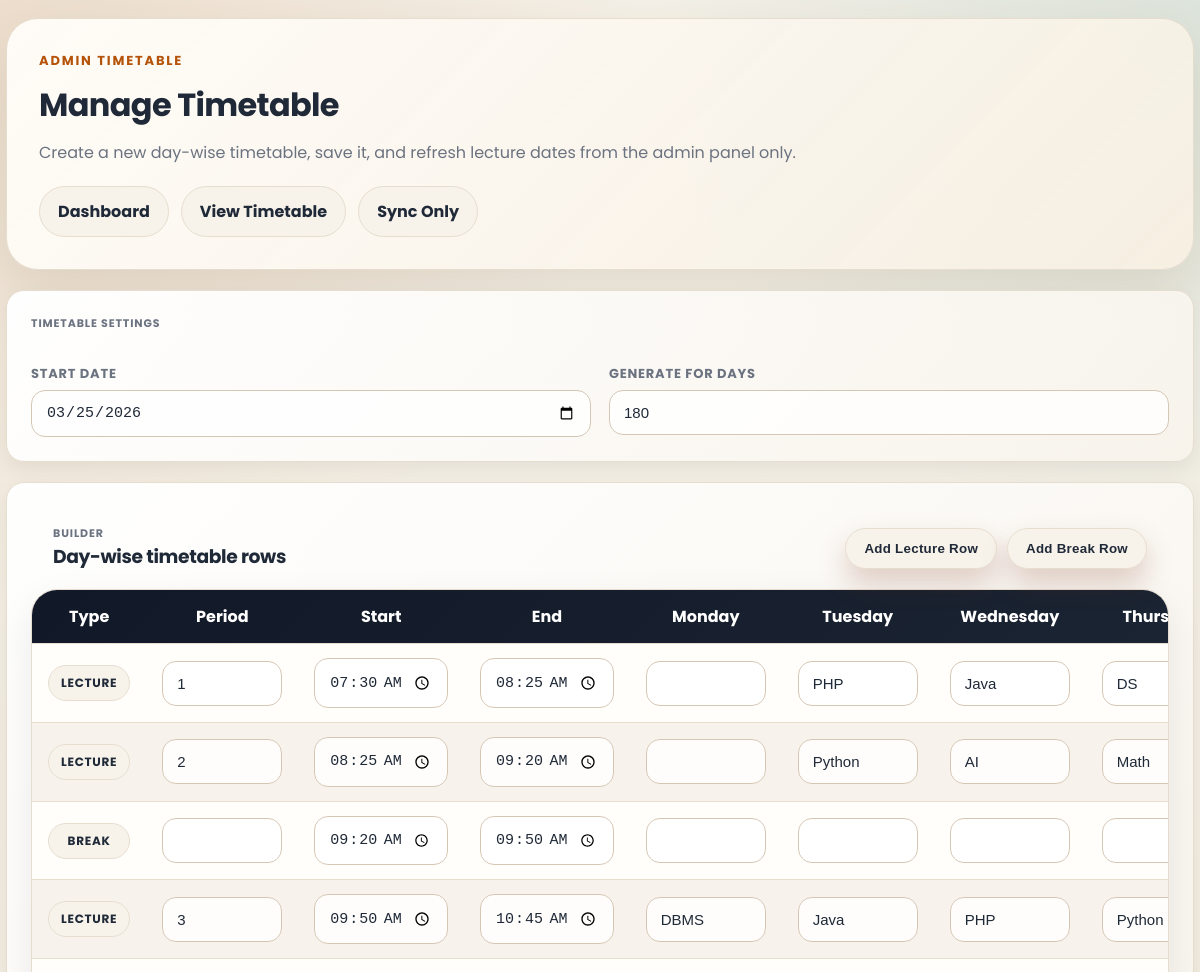
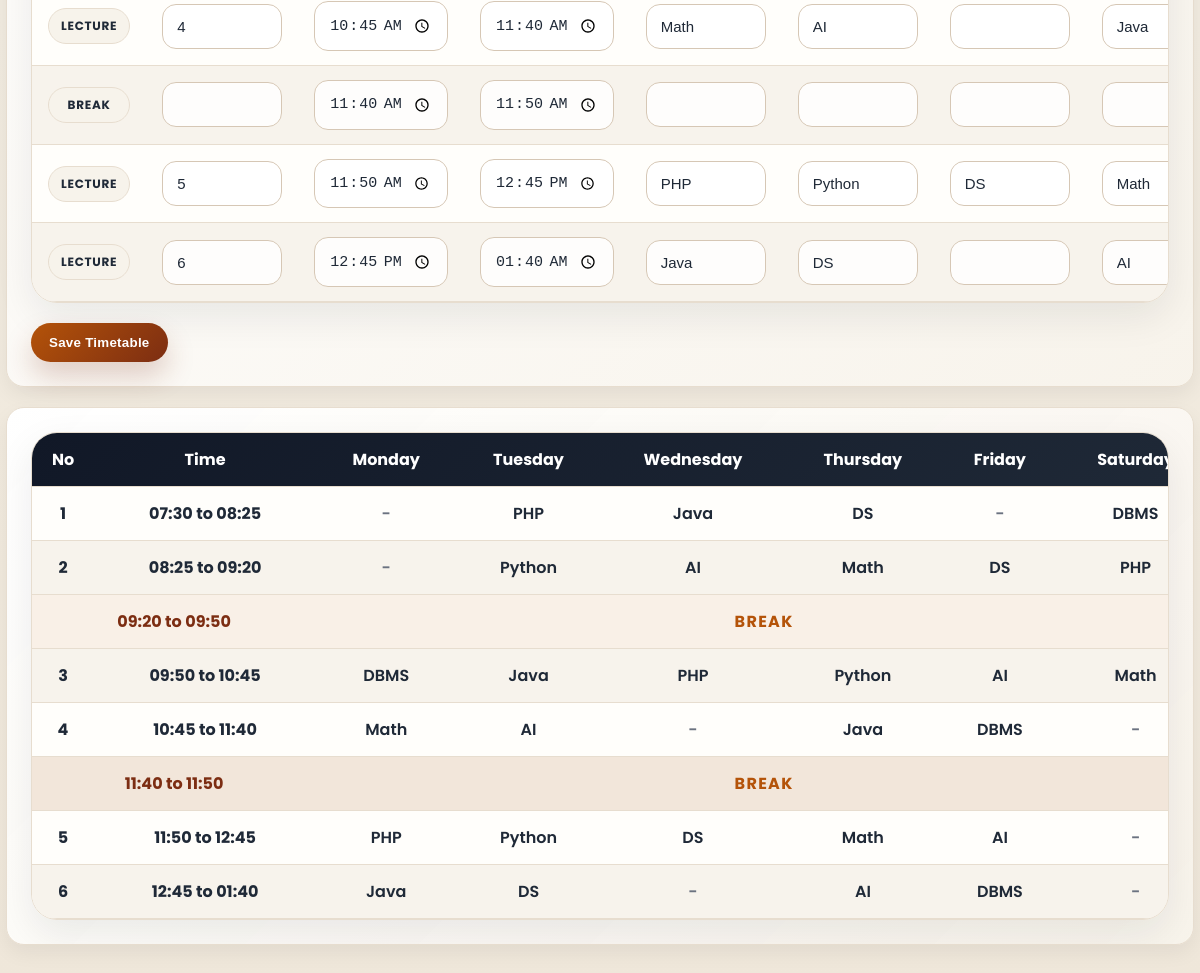
/manage_timetable (signed in), run on the app's committed database (2 pictures, top to bottom).
### tables this page shows
CREATE TABLE timetable_settings(
        id INTEGER PRIMARY KEY CHECK (id = 1),
        start_date TEXT,
        total_days INTEGER
    );

CREATE TABLE timetable_schedule(
            id INTEGER PRIMARY KEY AUTOINCREMENT,
            row_order INTEGER NOT NULL,
            period_number TEXT,
            day_name TEXT,
            start_time TEXT,
            end_time TEXT,
            lecture_name TEXT,
            is_break INTEGER NOT NULL DEFAULT 0
        );

### app.py (the view, shortened to what this page needs)
@app.route("/manage_timetable", methods=["GET", "POST"])
def manage_timetable():
    if "user" not in session:
        return redirect("/")
    if session.get("role") != "admin":
        return redirect("/timetable")
    error = ""
    success = request.args.get("saved", "")
    with db() as con:
        start_date, total_days = get_timetable_settings(con)
        schedule_rows = fetch_timetable_rows(con)
        builder_rows = build_timetable_editor_rows(schedule_rows)
    return render_template(
        "admin/manage_timetable.html",
        timetable_days=TIMETABLE_DAYS,
        timetable_day_keys=[day.lower() for day in TIMETABLE_DAYS],
        builder_rows=builder_rows,
        start_date=start_date,
        total_days=total_days,
        error=error,
        success=success,
        weekly_timetable=get_weekly_timetable(),
    )

### app.py (called while the page is built)
def db():
    con = sqlite3.connect(app.config["DATABASE_PATH"])
    con.row_factory = sqlite3.Row
    return con

def format_timetable_range(start_time, end_time):
    if start_time and end_time:
        return f"{start_time} to {end_time}"
    return start_time or end_time or ""

def get_weekly_timetable(con=None):
    owns_connection = con is None
    if owns_connection:
        con = db()
    try:
        rows = fetch_timetable_rows(con)
    finally:
        if owns_connection:
            con.close()
    return {
        "meta": TIMETABLE_META,
        "days": TIMETABLE_DAYS,
        "rows": rows or TIMETABLE_ROWS,
    }

def build_timetable_editor_rows(rows):
    editor_rows = []
    source_rows = rows or TIMETABLE_ROWS
    for row in source_rows:
        start_time = (row.get("start_time") or "").strip()
        end_time = (row.get("end_time") or "").strip()
        if not start_time and not end_time:
            start_time, end_time = split_timetable_range(row.get("time"))
        editor_rows.append({
            "number": row.get("number", ""),
            "start_time": start_time,
            "end_time": end_time,
            "is_break": bool(row.get("is_break")),
            "courses": {day: (row.get("courses", {}).get(day, "") if not row.get("is_break") else "") for day in TIMETABLE_DAYS},
        })
    return editor_rows

def get_timetable_settings(con):
    settings = con.execute(
        "SELECT start_date, total_days FROM timetable_settings WHERE id=1"
    ).fetchone()
    if not settings:
        return date.today().isoformat(), 180
    start_date = settings["start_date"] or date.today().isoformat()
    total_days = settings["total_days"] or 180
    try:
        date.fromisoformat(start_date)
    except ValueError:
        start_date = date.today().isoformat()
    if total_days < 1:
        total_days = 180
    return start_date, total_days

### templates/admin/manage_timetable.html (shortened to what this page needs)
<!DOCTYPE html>
<html lang="en">
<head>
    <link rel="stylesheet" href="{{ url_for('static', filename='style.css') }}">
</head>
<body>
    <div class="page-shell">
        <div class="page-hero">
            <div class="section-title">Admin Timetable</div>
            <h1>Manage Timetable</h1>
            <p>Create a new day-wise timetable, save it, and refresh lecture dates from the admin panel only.</p>
            <div class="action-row">
                <a href="/admin" class="secondary-link">Dashboard</a>
                <a href="/timetable" class="secondary-link">View Timetable</a>
                <a href="/generate_auto_timetable" class="secondary-link">Sync Only</a>
            </div>
        </div>
        <form method="post" class="timetable-builder-shell" id="timetable-builder-form">
            <div class="dashboard-mini-card">
                <div class="label">Timetable Settings</div>
                <div class="timetable-settings-grid">
                    <div>
                        <label for="start_date">Start Date</label>
                        <input id="start_date" name="start_date" type="date" value="{{ start_date }}" required>
                    </div>
                    <div>
                        <label for="total_days">Generate For Days</label>
                        <input id="total_days" name="total_days" type="number" min="1" value="{{ total_days }}" required>
                    </div>
                </div>
            </div>
            <div class="dashboard-mini-card" style="margin-top:20px;">
                <div class="table-toolbar">
                    <div>
                        <div class="label">Builder</div>
                        <h3>Day-wise timetable rows</h3>
                    </div>
                    <div class="builder-controls">
                        <button type="button" class="secondary-link builder-button" id="add-lecture-row">Add Lecture Row</button>
                        <button type="button" class="secondary-link builder-button" id="add-break-row">Add Break Row</button>
                    </div>
                </div>
                <div class="table-shell table-shell--scroll timetable-builder-table-shell" style="margin-top:18px;">
                    <table class="timetable-builder-table">
                        <thead>
                            <tr>
                                <th>Type</th>
                                <th>Period</th>
                                <th>Start</th>
                                <th>End</th>
                                {% for day in timetable_days %}
                                <th>{{ day }}</th>
                                {% endfor %}
                            </tr>
                        </thead>
                        <tbody id="builder-body">
                            {% for row in builder_rows %}
                            <tr data-builder-row data-row-type="{{ 'break' if row.is_break else 'lecture' }}">
                                <td>
                                    <span class="builder-row-type">{{ 'Break' if row.is_break else 'Lecture' }}</span>
                                </td>
                                <td>
                                    <input type="text" value="{{ row.number }}" data-period-input {% if row.is_break %}disabled{% endif %}>
                                </td>
                                <td>
                                    <input type="time" value="{{ row.start_time }}" data-start-input required>
                                </td>
                                <td>
                                    <input type="time" value="{{ row.end_time }}" data-end-input required>
                                </td>
                                {% for day in timetable_days %}
                                <td>
                                    <input
                                        type="text"
                                        value="{{ row.courses[day] if not row.is_break else '' }}"
                                        data-day-input="{{ day|lower }}"
                                        {% if row.is_break %}disabled{% endif %}
                                    >
                                </td>
                                {% endfor %}
                            </tr>
                            {% endfor %}
                        </tbody>
                    </table>
                </div>
                <div class="action-row">
                    <button type="submit">Save Timetable</button>
                </div>
            </div>
        </form>
        <div style="margin-top:20px;">
            {% include "shared/_weekly_timetable.html" %}
        </div>
    </div>
</body>
</html>

### templates/shared/_weekly_timetable.html
<section class="dashboard-mini-card timetable-card">
    <div class="table-shell table-shell--scroll timetable-shell">
        <table class="weekly-timetable-table">
            <thead>
                <tr>
                    <th>No</th>
                    <th>Time</th>
                    {% for day in weekly_timetable.days %}
                    <th>{{ day }}</th>
                    {% endfor %}
                </tr>
            </thead>
            <tbody>
                {% for row in weekly_timetable.rows %}
                {% if row.is_break %}
                <tr class="timetable-break-row">
                    <td colspan="2" class="timetable-break-time"><span>{{ row.time|replace(' ', '&nbsp;')|safe }}</span></td>
                    <td colspan="{{ weekly_timetable.days|length }}" class="timetable-break-label">Break</td>
                </tr>
                {% else %}
                <tr>
                    <td class="timetable-period">{{ row.number }}</td>
                    <td class="timetable-time">{{ row.time }}</td>
                    {% for day in weekly_timetable.days %}
                    {% set course_name = row.courses.get(day, '') %}
                    <td class="timetable-course{% if not course_name %} timetable-course--empty{% endif %}">
                        {{ course_name or "-" }}
                    </td>
                    {% endfor %}
                </tr>
                {% endif %}
                {% endfor %}
            </tbody>
        </table>
    </div>
</section>

### data on the page
timetable_settings: start_date "03/25/2026"
timetable_schedule: period_number_0 "1", start_time_0 "07:30", end_time_0 "08:25", lecture_0_tuesday "PHP" "Java" "DS", number "1", time "07:30 to 08:25", course_name "-" "-"
timetable_schedule: period_number_1 "2", start_time_1 "08:25", end_time_1 "09:20", lecture_1_tuesday "Python" "AI" "Math", number "2", time "08:25 to 09:20", course_name "-"
timetable_schedule: start_time "09:20", end_time "09:50", time "09:20 to 09:50"
timetable_schedule: number "3", start_time "09:50", end_time "10:45", is_break+lecture_name "DBMS" "Java" "PHP" "Python", time "09:50 to 10:45", lecture_name "DBMS"
timetable_schedule: number "4", start_time "10:45", end_time "11:40", is_break+lecture_name "Math" "AI" "Java", time "10:45 to 11:40", lecture_name "Math" "-" "-"
timetable_schedule: start_time "11:40", end_time "11:50", time "11:40 to 11:50"
timetable_schedule: number "5", start_time "11:50", end_time "12:45", is_break+lecture_name "PHP" "Python" "DS" "Math", time "11:50 to 12:45", lecture_name "PHP" "-"
timetable_schedule: number "6", start_time "12:45", end_time "01:40", is_break+lecture_name "Java" "DS" "AI", time "12:45 to 01:40", lecture_name "Java" "-" "-"
timetable_schedule: lecture_name "PHP"
timetable_schedule: lecture_name "Java"
timetable_schedule: lecture_name "DS"
timetable_schedule: lecture_name "DBMS"
timetable_schedule: lecture_name "Python"
timetable_schedule: lecture_name "AI"
timetable_schedule: lecture_name "Math"
timetable_schedule: lecture_name "DS"
timetable_schedule: lecture_name "PHP"
timetable_schedule: lecture_name "Java"
timetable_schedule: lecture_name "PHP"
timetable_schedule: lecture_name "Python"
timetable_schedule: lecture_name "AI"
timetable_schedule: lecture_name "Math"
timetable_schedule: lecture_name "AI"
timetable_schedule: lecture_name "Java"
timetable_schedule: lecture_name "DBMS"
timetable_schedule: lecture_name "Python"
timetable_schedule: lecture_name "DS"
timetable_schedule: lecture_name "Math"
timetable_schedule: lecture_name "AI"
timetable_schedule: lecture_name "DS"
timetable_schedule: lecture_name "AI"
timetable_schedule: lecture_name "DBMS"

### other printed values
{{ day }} "Monday" "Tuesday" "Wednesday"
{{ day }} "Monday" "Tuesday" "Wednesday" "Thursday" "Friday"
